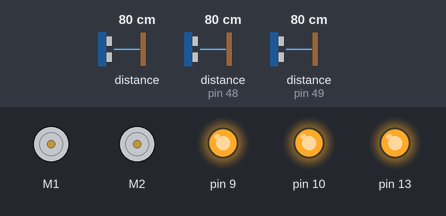
Bench run of a sketch on a simulated Arduino Uno, built with avr-gcc and run on an emulated ATmega328P. Shown: 2 × DC motor (green arrow = forward, orange = backward, longer = faster), output pins drawn as LEDs (lit = HIGH). The test bench sets the inputs (shaded band); at power-on: distance to the obstacle (sensors on pin 48, pin 49) 80 cm, distance to the obstacle 80 cm. What the sketch prints to the serial monitor is not drawn.

Above: at 0.2 s.
At 1.3 s:
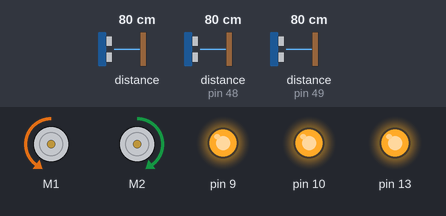
1.4 s: distance to the obstacle (sensor on pin 48) set to 26 cm
3.3 s: distance to the obstacle (sensor on pin 48) set to 22 cm
At 5.6 s:
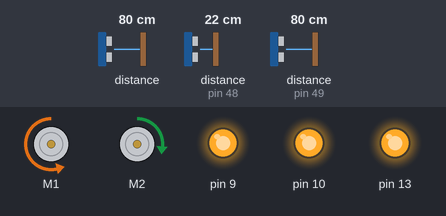
Timing chart, 0 to 7.1 s (numbered marks = the images above; inputs shaded):
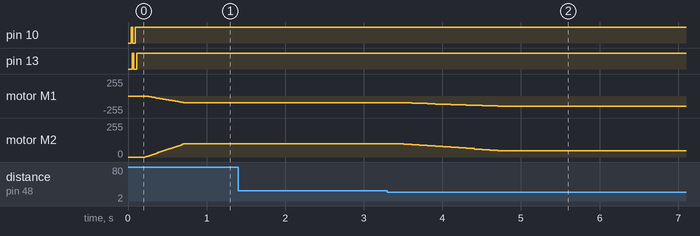

Measured:
- the behaviour switches between 25 and 24 cm on distance to the obstacle (sensor on pin 48) (found by bisection; images 1 and 2)
- after the input at 1.4 s, every drawn part: stays the same
- after the input at 3.3 s, motor M1: moves from backward 100/255 to backward 152/255 over 1.2 s, starting after 0.21 s; motor M2: moves from forward 100/255 to forward 48/255 over 1.2 s, starting after 0.21 s

The sketch:

revised_avoid.ino
```cpp
/*Import required libraries*/
#include <Wire.h>
#include <Adafruit_MotorShield.h>
#include "utility/Adafruit_MS_PWMServoDriver.h"
#include "Adafruit_VL53L0X.h"
// Create sensor objects
Adafruit_VL53L0X back = Adafruit_VL53L0X();
Adafruit_VL53L0X left = Adafruit_VL53L0X();
Adafruit_VL53L0X right = Adafruit_VL53L0X();
// Create the motor shield object with the default I2C address
Adafruit_MotorShield AFMS = Adafruit_MotorShield();

// Select which 'port' M1, M2, M3 or M4. In this case, M1
Adafruit_DCMotor *leftMotor = AFMS.getMotor(1);
// You can also make another motor on port M2
Adafruit_DCMotor *rightMotor = AFMS.getMotor(2);

//set variable for speed iteration
uint8_t i = 0;
uint8_t leftSpeed = 0;
uint8_t rightSpeed = 0;
uint8_t targetSpeed = 100;

//set variables for escape behavior
uint8_t stalkCount = 0;
uint16_t previousBackMeasure = 1000;
unsigned long escapeMillis;


//set variable types for sensors

VL53L0X_RangingMeasurementData_t backSensor;
VL53L0X_RangingMeasurementData_t leftSensor;
VL53L0X_RangingMeasurementData_t rightSensor;

uint16_t backMeasure;
uint16_t backMeasureTwo;
uint16_t backMeasureThree;
uint16_t backMeasureFour;
uint16_t leftMeasure;
uint16_t rightMeasure;

void escape() {
//  while (leftSpeed < 253 || rightSpeed < 253) {
//  if (leftSpeed < 253) {
//    leftSpeed = leftSpeed + 2;
//  }
//  if (rightSpeed < 253) {
//    rightSpeed = rightSpeed + 2;
//  }
//  leftMotor->setSpeed(leftSpeed);
//  rightMotor->setSpeed(rightSpeed);
//  }
//  delay(5000);
targetSpeed = 254;
escapeMillis = millis();
}

void pivot() {
  leftMotor->run(RELEASE);
  rightMotor->run(RELEASE);
  delay(100);
  leftMotor->setSpeed(targetSpeed);
  rightMotor->setSpeed(targetSpeed);
 while(rightMeasure < 150 || leftMeasure < 150) {

      leftMotor->run(FORWARD);
      rightMotor->run(FORWARD);
      left.rangingTest(&leftSensor, false);
      leftMeasure = leftSensor.RangeMilliMeter;

      right.rangingTest(&rightSensor, false);
      rightMeasure = rightSensor.RangeMilliMeter;
    }
    delay(100);
    leftMotor->run(RELEASE);
    rightMotor->run(RELEASE);
    delay(100);
    leftSpeed = 0;
    rightSpeed = 0;
    leftMotor->run(BACKWARD);
    rightMotor->run(FORWARD);

    backMeasureFour = 35;
    backMeasureThree = 35;
    backMeasureTwo = 35;

}

void turns() {
  while(rightMeasure < 250 || leftMeasure < 250) {
  back.rangingTest(&backSensor, false);
  backMeasure = backSensor.RangeMilliMeter;


  left.rangingTest(&leftSensor, false);
  leftMeasure = leftSensor.RangeMilliMeter;

  right.rangingTest(&rightSensor, false);
  rightMeasure = rightSensor.RangeMilliMeter;

  if (rightMeasure < 80 && leftMeasure < 80 && leftSensor.RangeStatus != 4 && rightSensor.RangeStatus != 4) {
    Serial.print("I'm gonna pivot!");
    pivot();
  }
  else if (leftMeasure < 300 && leftSensor.RangeStatus != 4 && leftSpeed >= 50 && rightSpeed >= 50) {
    Serial.print("I'm gonna turn left!");
    if(leftSpeed < targetSpeed + 50 && leftSpeed < 252) {
    leftSpeed = leftSpeed + 4;
    }
    if(rightSpeed > targetSpeed - 100 && rightSpeed > 3) {
    rightSpeed = rightSpeed - 4;
    }
    leftMotor->setSpeed(leftSpeed);
    rightMotor->setSpeed(rightSpeed);

    backMeasureFour = 35;
    backMeasureThree = 35;
    backMeasureTwo = 35;
  }
  else if (rightMeasure < 280 && rightSensor.RangeStatus != 4 && leftSpeed >= 50 && rightSpeed >= 50) {
    if(rightSpeed < targetSpeed + 50 && rightSpeed < 252) {
    Serial.print("I'm gonna turn right!");
    rightSpeed = rightSpeed + 4;
    }
    if(leftSpeed > targetSpeed - 100 && leftSpeed > 3) {
    leftSpeed = leftSpeed - 4;
    }
    leftMotor->setSpeed(leftSpeed);
    rightMotor->setSpeed(rightSpeed);

    backMeasureFour = 35;
    backMeasureThree = 35;
    backMeasureTwo = 35;

  }
  }

}

void forward(){
  leftMotor->run(BACKWARD);
  rightMotor->run(FORWARD);
while(leftSpeed != targetSpeed || rightSpeed != targetSpeed) {
  if(leftSpeed < targetSpeed) {
    leftSpeed = leftSpeed + 2;
  } else if(leftSpeed > targetSpeed) {
    leftSpeed = leftSpeed -2;
  }
  if(rightSpeed < targetSpeed) {
    rightSpeed = rightSpeed + 2;

  } else if(rightSpeed > targetSpeed) {
    rightSpeed = rightSpeed - 2;
  }
  leftMotor->setSpeed(leftSpeed);
  rightMotor->setSpeed(rightSpeed);
  delay(10);
}
}

void checkSensors() {
  back.rangingTest(&backSensor, false);

  if(backSensor.RangeStatus != 4 && backSensor.RangeMilliMeter > 60 && backSensor.RangeMilliMeter < 1000 ) {
    backMeasureFour = backMeasureThree;
    backMeasureThree = backMeasureTwo;
    backMeasureTwo = backMeasure;
    backMeasure = backSensor.RangeMilliMeter;
  }
  else {
    backMeasureThree = 35;
    backMeasureTwo = 35;
    backMeasure = 35;
  }


  left.rangingTest(&leftSensor, false);
  leftMeasure = leftSensor.RangeMilliMeter;

  right.rangingTest(&rightSensor, false);
  rightMeasure = rightSensor.RangeMilliMeter;


}


void setup() {
  // put your setup code here, to run once:
  Serial.begin(9600);           // set up Serial library at 9600 bps
  Serial.println("Adafruit Motorshield v2 - DC Motor test!");

  AFMS.begin();  // create with the default frequency 1.6KHz
  //AFMS.begin(1000);  // OR with a different frequency, say 1KHz

  // Set the speed to start, from 0 (off) to 255 (max speed)
  leftMotor->setSpeed(150);
  leftMotor->run(FORWARD);
  // turn on motor
  leftMotor->run(RELEASE);

  rightMotor->setSpeed(150);
  rightMotor->run(FORWARD);
  // turn on motor
  rightMotor->run(RELEASE);

  //Sensor Setup

  Serial.begin(115200);

  pinMode(9, OUTPUT);
  pinMode(10, OUTPUT);
  pinMode(13, OUTPUT);

  digitalWrite(9, LOW);
  delay(10);
  digitalWrite(10, LOW);
  delay(10);
  digitalWrite(13, LOW);
  delay(10);

  digitalWrite(9, HIGH);
  delay(10);
  digitalWrite(10, HIGH);
  delay(10);
  digitalWrite(13, HIGH);
  delay(10);

  digitalWrite(10, LOW);
  delay(10);
  digitalWrite(13, LOW);
  delay(10);

  left.begin(0x30);
  delay(10);

  digitalWrite(10, HIGH);
  delay(10);

  right.begin(0x31);
  delay(10);

  digitalWrite(13, HIGH);
  delay(10);

  // wait until serial port opens for native USB devices
  while (! Serial) {
    delay(1);
  }

  Serial.println("Adafruit VL53L0X test");
  if (!back.begin()) {
    Serial.println(F("Failed to boot VL53L0X"));
    while(1);
  }
  // power
  //Serial.println(F("VL53L0X API Simple Ranging example\n\n"));

}

void loop() {
  // put your main code here, to run repeatedly:


//
//  Serial.print("Forward?");
//
//  // gets current uptime on microcontroller in millis
//  unsigned long currentMillis = millis();
//
//if( leftSpeed == 0 && rightSpeed == 0 ) {
//  leftMotor->run(BACKWARD);
//  rightMotor->run(FORWARD);
//  for (i = 0; i<100; i++) {
//    leftMotor->setSpeed(i);
//    rightMotor->setSpeed(i);
//    delay(5);
//  }
//  leftSpeed = 100;
//  rightSpeed = 100;
//}
//
//if( leftSpeed > 100 || rightSpeed > 100) {
//  leftMotor->setSpeed(100);
//  rightMotor->setSpeed(100);
//  leftSpeed = 100;
//  rightSpeed = 100;
//}


//  left.rangingTest(&sensor, false);
//  right.rangingTest(&sensor, false);

  // measure = sensor.RangeMilliMeter;

   //boolean checks if an object is getting close to sensor
//  back.rangingTest(&backSensor, false);
//  backMeasure = backSensor.RangeMilliMeter;
//
//
//  left.rangingTest(&leftSensor, false);
//  leftMeasure = leftSensor.RangeMilliMeter;
//
//  right.rangingTest(&rightSensor, false);
//  rightMeasure = rightSensor.RangeMilliMeter;

//  if (backMeasure < 100 && backSensor.RangeStatus != 4) {
//    Serial.print("I need to move forward faster!");
//    leftMotor->run(BACKWARD);
//    rightMotor->run(FORWARD);
//    for (i=100; i<200; i++) {
//      leftMotor->setSpeed(i);
//      rightMotor->setSpeed(i);
//      delay(10);
//    }

 if ( millis() > escapeMillis + 3000 && targetSpeed == 254) {
  targetSpeed = 100;
 }

 checkSensors();

 if (backMeasure + 30 < ((backMeasureTwo + backMeasureThree + backMeasureFour) / 3)) {
  escape();
 }

// if (backMeasure < previousBackMeasure) {
//  stalkCount += 1;
//  previousBackMeasure = backMeasure;
// }
// if (stalkCount == 4) {
//  stalkCount = 0;
//  escape();
// }

 if (rightMeasure < 80 && leftMeasure < 80 && leftSensor.RangeStatus != 4 && rightSensor.RangeStatus != 4) {
    Serial.print("I need to pivot!");
//    while(rightMeasure < 100 && leftMeasure < 100) {
//      leftMotor->run(RELEASE);
//      rightMotor->run(RELEASE);
//      leftMotor->run(FORWARD);
//      rightMotor->run(FORWARD);
//      left.rangingTest(&leftSensor, false);
//      leftMeasure = leftSensor.RangeMilliMeter;
//
//      right.rangingTest(&rightSensor, false);
//      rightMeasure = rightSensor.RangeMilliMeter;
//    }
//    delay(200);
//    leftMotor->run(RELEASE);
//    rightMotor->run(RELEASE);
//    leftMotor->run(BACKWARD);
//    rightMotor->run(FORWARD);
//    leftSpeed = 0;
//    rightSpeed = 0;
   pivot();
  }
  else if (leftMeasure < 300 && leftSensor.RangeStatus != 4 && leftSpeed >= 50 && rightSpeed >= 50) {
    Serial.print("I need to turn right!");
    turns();
//    rightSpeed = 60;
//    leftSpeed = 200;
//    leftMotor->setSpeed(leftSpeed);
//    rightMotor->setSpeed(rightSpeed);
//    delay(100);
  }
  else if (rightMeasure < 280 && rightSensor.RangeStatus != 4 && rightSpeed >= 50 && leftSpeed >= 50) {
    Serial.print("I need to turn left!");
    turns();
//    leftSpeed = 60;
//    rightSpeed = 200;
//    rightMotor->setSpeed(rightSpeed);
//    leftMotor->setSpeed(leftSpeed);
//    delay(100);
  }
  else {
    forward();
  }


//  for (i=255; i!=0; i--) {
//    leftMotor->setSpeed(i);
//    rightMotor->setSpeed(i);
//    delay(10);
//  }
//
//  Serial.print("tock-forward");
//
//  leftMotor->run(BACKWARD);
//  rightMotor->run(FORWARD);
//  for (i=0; i<255; i++) {
//    leftMotor->setSpeed(i);
//    rightMotor->setSpeed(i);
//    delay(10);
//  }
//  for (i=255; i!=0; i--) {
//    leftMotor->setSpeed(i);
//    rightMotor->setSpeed(i);
//    delay(10);
//  }
//
//  Serial.print("tech");
//  leftMotor->run(RELEASE);
//  rightMotor->run(RELEASE);
//  delay(1000);


}
```
